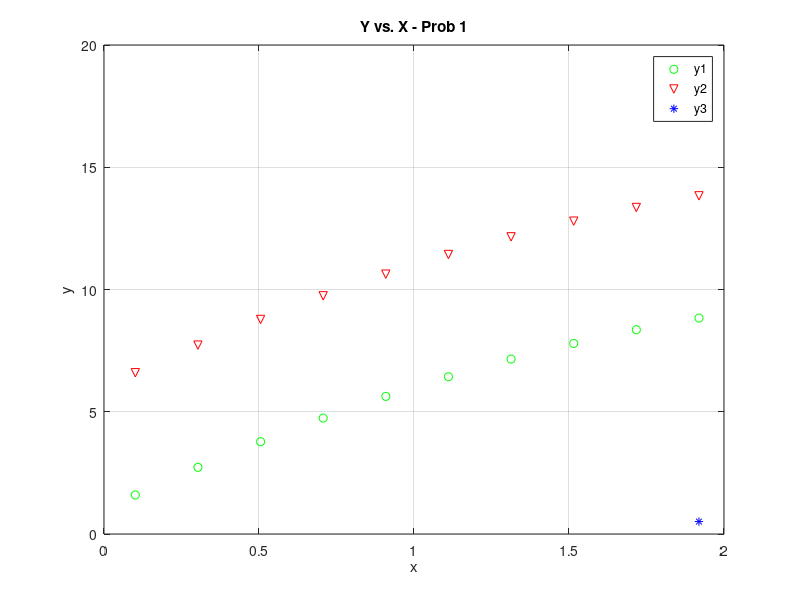

Here is the MATLAB script that generated this plot:
clc, clearvars, close all

x = linspace(-10,10);
    y1 = (-(x-3).^2)+10;
    y2 = (-(x-3).^2)+15;
    y3 = (-(x-5).^2)+10;
 
   figure(1)
   plot(x,y1,'go')%Last attribute gives customised data points instead of a curve
   xlabel('x'), ylabel('y'), title('Y vs. X - Prob 1')
   grid on

   hold on
   plot(x, y2, 'rv')
   plot(x, y3, 'b*')
   legend('y1', 'y2', 'y3')
   xlim([0 2]), ylim([0 20]) %limits range of x and y using matrix 
